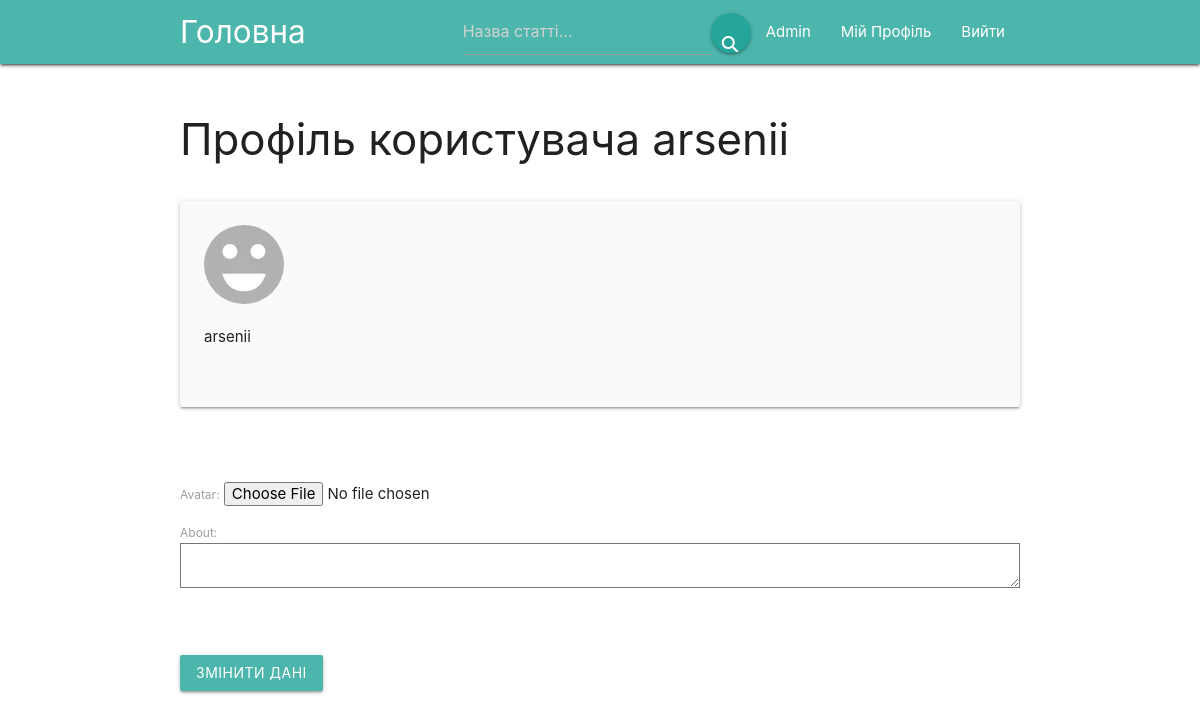
Before: /profile/ (signed in) with the older database file.
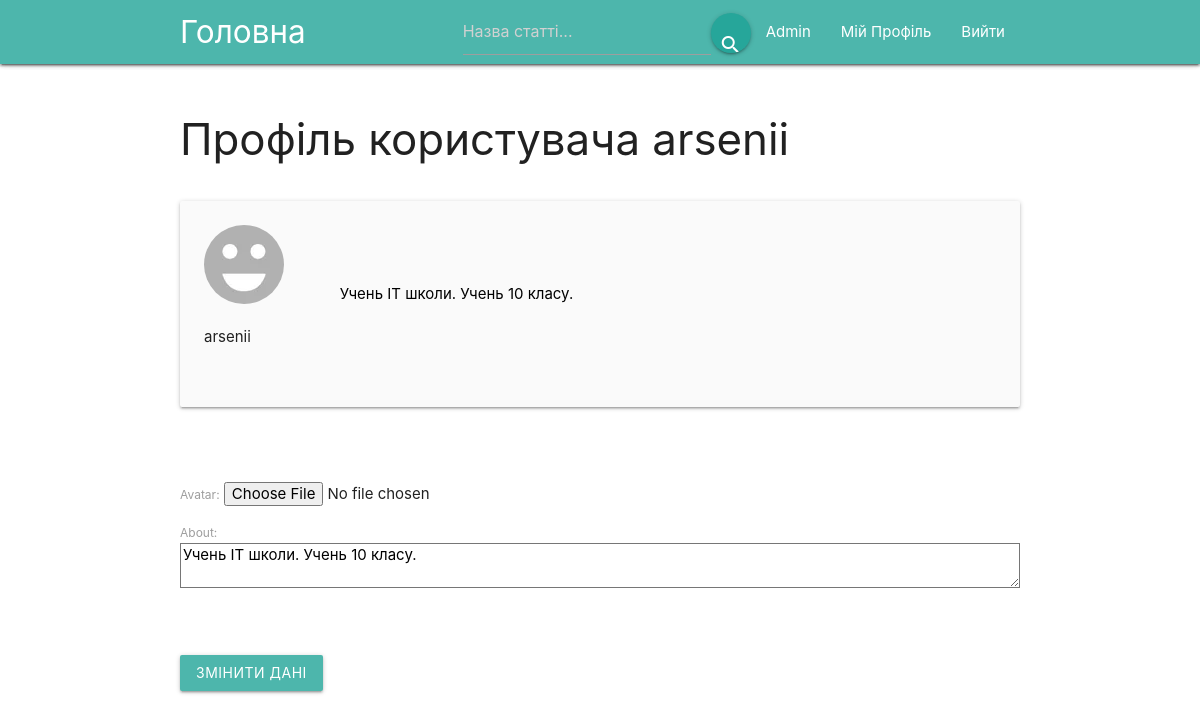
After: the same page with the newer database file.
### blog/models.py (models this page shows, shortened)
class Profile(models.Model):
    user = models.OneToOneField(User, on_delete=models.CASCADE)
    avatar = models.ImageField(upload_to='blog/static/img/profiles',
                               default='blog/static/img/profiles/default.png',
                               verbose_name='Фото профілю')
    about = models.TextField(max_length=500, verbose_name='Про себе', blank=True)

### blog/views.py (the view)
# urls.py: path('profile/', views.profile, name='user_profile'),
@login_required
def profile(request):
    if request.method == 'POST':
        profile_form = ProfileForm(request.POST, request.FILES, instance=request.user.profile)
        if profile_form.is_valid():
            profile_form.save()
            messages.success(request, 'Профіль оновлено')
            return redirect(to='user_profile')
    else:
        try:
            request.user.profile
        except Profile.DoesNotExist:
            Profile.objects.create(user=request.user).save()
        finally:
            profile_form = ProfileForm(instance=request.user.profile)
    profile = request.user.profile
    return render(request, 'profile.html', {
        'profile': profile,
        'profile_form': profile_form
    })

### blog/forms.py
class ProfileForm(forms.ModelForm):
    avatar = forms.ImageField(widget=forms.FileInput(attrs={'class': 'form-control-file'}))
    about = forms.CharField(widget=forms.Textarea(attrs={'class': 'form-control', 'rows': 4}))
    class Meta:
        model = Profile
        fields = ['avatar', 'about']

### blog/templates/profile.html (shortened to what this page needs)
{% extends 'navbar.html' %}
{% block content %}
    <div class="container">
        <div class="row">
            <h3>Профіль користувача {{ user.username }}</h3>
        </div>
        <div class="col s12 m8 offset-m2 l6 offset-l3">
            <div class="card-panel grey lighten-5 z-depth-1 hoverable">
                <div class="row valign-wrapper">
                    <div class="col s2">
                        <img class="circle responsive-img " src='/{{profile.avatar}}'>
                        <p>{{ user.username }}</p>
                    </div>
                    <div class="col s10">
                        <span class="black-text">{{ profile.about }}</span>
                    </div>
                </div>
            </div>
        </div>
            <br><br>
        <div class="row">
            <form action="{% url 'user_profile' %}" method="POST" enctype="multipart/form-data">
                {{ profile_form.as_p }}
                <br><br>
                <button class="waves-effect waves-light teal lighten-2 btn" type="submit">
                    Змінити дані
                </button>
            </form>
        </div>
    </div>
{% endblock %}

Changed rows visible on the page:
changed Profile: about (not shown) → "Учень IT школи. Учень 10 класу."
